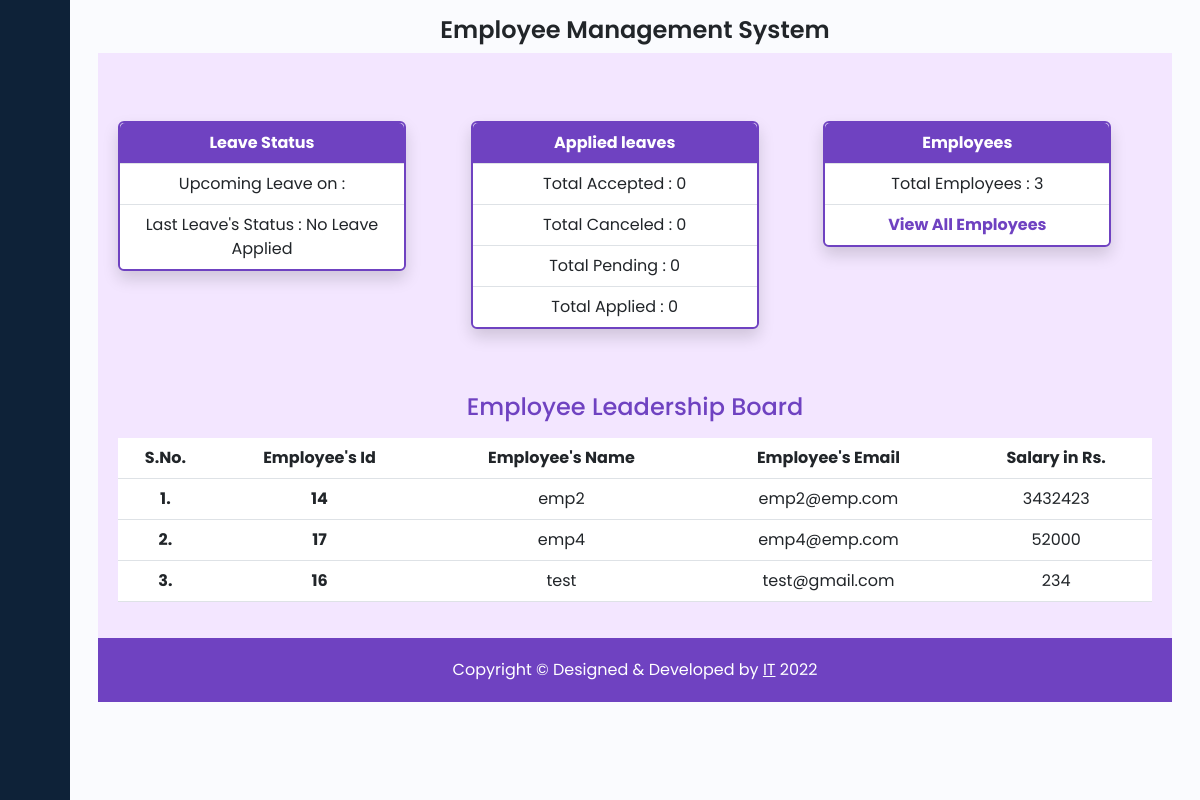
The page /employee/dashboard.php?login-success (signed in) on the database its author committed.
### tables this page shows
CREATE TABLE `employee` (
  `id` int(15) NOT NULL,
  `name` varchar(255) NOT NULL,
  `email` varchar(255) NOT NULL,
  `gender` varchar(10) DEFAULT NULL,
  `dob` varchar(255) DEFAULT NULL,
  `password` varchar(75) NOT NULL,
  `salary` int(10) NOT NULL,
  `dp` varchar(255) NOT NULL
);

### employee/dashboard.php (the view, shortened to what this page needs)
<?php
require_once "include/header.php";
?>
<?php
require_once "../connection.php";
$i = 1;
$total_accepted = $total_pending = $total_canceled = $total_applied = 0;
$leave = "SELECT * FROM emp_leave WHERE email = '$_SESSION[email_emp]' ";
$result = mysqli_query($conn , $leave);
if( mysqli_num_rows($result) > 0 ){
    $total_applied = mysqli_num_rows($result);
    while( $leave_info = mysqli_fetch_assoc($result) ){
        $status = $leave_info["status"];
        if( $status == "pending" ){
            $total_pending += 1;
        }elseif( $status == "Accepted" ){
            $total_accepted += 1;
        }elseif( $status = "Canceled"){
            $total_canceled += 1;
        }
    }
}else{
    $total_accepted = $total_pending = $total_canceled = $total_applied = 0;
}
$last_leave_status = "No leave applied";
$upcoming_leave_status = "";
$select_emp = "SELECT * FROM employee";
$total_emp = mysqli_query($conn , $select_emp);
$sql_highest_salary =  "SELECT * FROM employee ORDER BY salary DESC";
$emp_ = mysqli_query($conn , $sql_highest_salary);
?>
<div class="container" style="background-color: #f3e6ff; padding: 20px;">
    <div class="row mt-5">
        <div class="col-4">
            <div class="card shadow" style="width: 18rem; border-color: #6f42c1; border-width: 2px;">
                <ul class="list-group list-group-flush">
                    <li class="list-group-item text-center" style="background-color: #6f42c1; color: #ffffff;"> <b>Leave Status</b> </li>
                    <li class="list-group-item">Upcoming Leave on :  <?php echo  $upcoming_leave_status ; ?>  </li>
                    <li class="list-group-item">Last Leave's Status :  <?php echo ucwords($last_leave_status) ;  ?> </li>
                </ul>
            </div>
        </div>
        <div class="col-4">
            <div class="card shadow" style="width: 18rem; border-color: #6f42c1; border-width: 2px;">
                <ul class="list-group list-group-flush">
                    <li class="list-group-item text-center" style="background-color: #6f42c1; color: #ffffff;"> <b>Applied leaves</b> </li>
                    <li class="list-group-item">Total Accepted  : <?php echo $total_accepted;  ?> </li>
                    <li class="list-group-item">Total Canceled  : <?php echo $total_canceled; ?> </li>
                    <li class="list-group-item">Total Pending  : <?php echo $total_pending; ?> </li>
                    <li class="list-group-item">Total Applied  : <?php echo $total_applied; ?> </li>
                </ul>
            </div>
        </div>
        <div class="col-4">
            <div class="card shadow" style="width: 18rem; border-color: #6f42c1; border-width: 2px;">
                <ul class="list-group list-group-flush">
                    <li class="list-group-item text-center" style="background-color: #6f42c1; color: #ffffff;"> <b>Employees</b>  </li>
                    <li class="list-group-item">Total Employees : <?php echo mysqli_num_rows($total_emp); ?></li>
                    <li class="list-group-item text-center"><a href="view-employee.php" style="color: #6f42c1; text-decoration: none;"><b>View All Employees</b></a></li>
                </ul>
            </div>
        </div>
    </div>
    <div class="row mt-5">
        <div class="col-12">
            <div class="text-center my-3"> <h4 style="color: #6f42c1;">Employee Leadership Board</h4> </div>
            <table class="table table-hover" style="border-collapse: collapse;">
                <thead>
                    <tr style="background-color: #6f42c1; color: #ffffff;">
                        <th scope="col">S.No.</th>
                        <th scope="col">Employee's Id</th>
                        <th scope="col">Employee's Name</th>
                        <th scope="col">Employee's Email</th>
                        <th scope="col">Salary in Rs.</th>
                    </tr>
                </thead>
                <tbody>
                    <?php while( $emp_info = mysqli_fetch_assoc($emp_) ){
                        $emp_id = $emp_info["id"];
                        $emp_name = $emp_info["name"];
                        $emp_email = $emp_info["email"];
                        $emp_salary = $emp_info["salary"];
                    ?>
                    <tr>
                        <th><?php echo "$i. "; ?></th>
                        <th><?php echo $emp_id; ?></th>
                        <td><?php echo $emp_name; ?></td>
                        <td><?php echo $emp_email; ?></td>
                        <td><?php echo $emp_salary; ?></td>
                    </tr>
                    <?php
                        $i++;
                    } ?>
                </tbody>
            </table>
        </div>
    </div>
</div>
<?php
require_once "include/footer.php";
?>

### resorce/csss/style.css (style rules this page uses)
a { text-decoration: none; }
li { list-style: none; }
body { font-family: 'Poppins', sans-serif; }

### rows shown on the page
employee: id "14", name "emp2", email "emp2@emp.com", salary "3432423"
employee: id "17", name "emp4", email "emp4@emp.com", salary "52000"
employee: id "16", name "test", email "test@gmail.com", salary "234"

### other values the page prints
$last_leave_status "No Leave Applied"
$total_accepted "0"
$total_canceled "0"
$total_pending "0"
$total_applied "0"
mysqli_num_rows($total_emp) "3"
